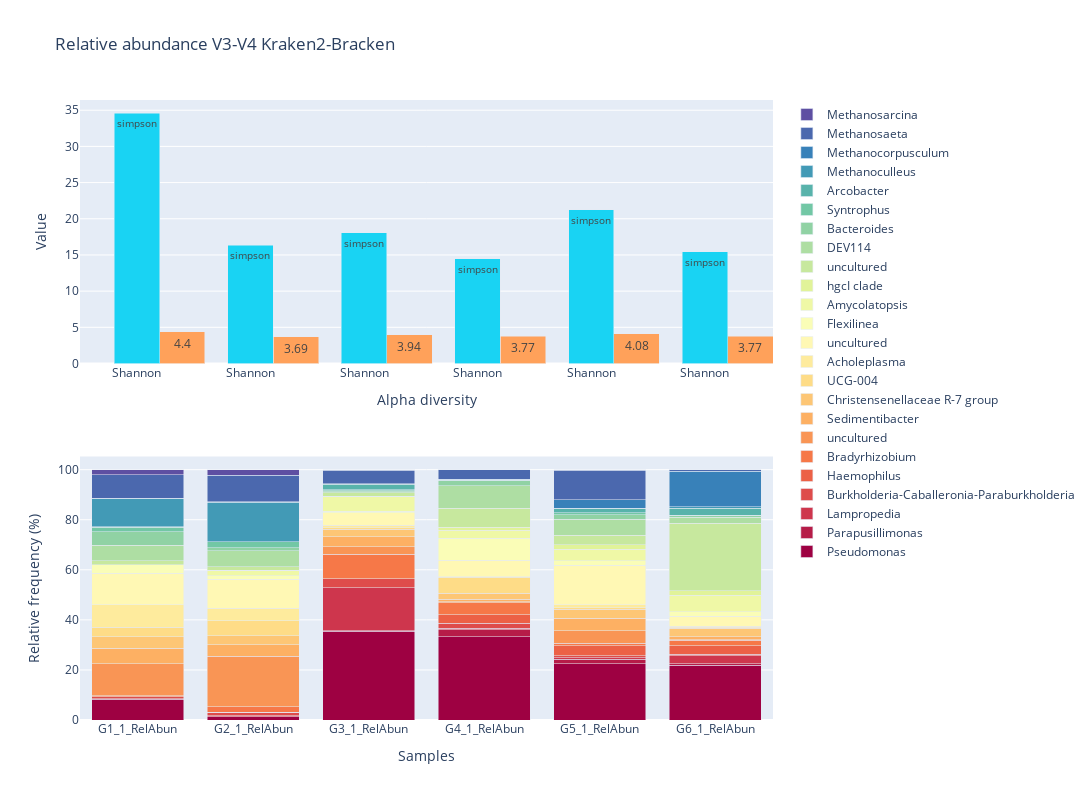

The notebook cell this image was saved under:
### Code cell
bracken_file_relative_abun=bracken_file.loc[:,"name":]
fig = make_subplots(rows=2, cols=1, shared_xaxes=False)

sample_names=bracken_file_relative_abun.iloc[:,1:].columns
bracken_file_relative_abun["name"] = bracken_file_relative_abun["name"].apply(lambda x:x.strip())

# Number of bars
num_bars = len(bracken_file_relative_abun["name"])

# Generate colors using a predefined colorscale (Viridis, Cividis, etc.)
colors = px.colors.sample_colorscale('spectral', np.linspace(0, 1, num_bars))

## Composition bars
for i in range(0, len(bracken_file_relative_abun["name"])):
        fig.add_bar(name=bracken_file_relative_abun.iloc[i,0].strip(),
                        x=sample_names,y=bracken_file_relative_abun.iloc[i,1:],
                        row=2, col=1, marker=dict(color=colors[i])
                    )

## Diversity bars
width=0.4
offset=0.2
y = alpha_data["shannon"].to_list()
x_values=np.linspace(1, len(y), len(y))
fig.add_bar(name="Shannon", x=x_values,y=y, showlegend=False,
                        row=1, col=1, width=width,offset=offset,
                        text=[str(i) for i in y], textangle=360,
                    )
fig.add_bar(name="Simpson",x=x_values, y=alpha_data["simpson_reciprocal"], showlegend=False,
                        row=1, col=1, width=width,
                        text="simpson", textangle=360,
                    )

fig.update_layout(barmode='stack',
    autosize=True,
    width=1200,
    height=800,
    title_text="Relative abundance V3-V4 Kraken2-Bracken"
    )


## Composition bars

fig.update_yaxes(title_text="Relative frequency (%)", row=2, col=1)
fig.update_xaxes(title_text="Samples", row=2, col=1)

## Diversity bars
fig.update_traces(dict(base='group'), row=1, col=1, overwrite=True)
fig.update_yaxes(dict(title_text="Value", tickmode="linear", tick0=0, dtick=5), row=1, col=1, overwrite=True)
fig.update_xaxes(title_text="Alpha diversity", row=1, col=1, tickvals=x_values ,ticktext=["Shannon"] * len(y))

#fig.write_image('kraken2_barplots.png', format='png')

### Figure 1 — Plotly figure (JSON) as saved in the notebook; plotly's stock layout.template omitted (floating-point values rounded to 4 significant figures)
{"data": [{"marker": {"color": "rgb(158, 1, 66)"}, "name": "Pseudomonas", "type": "bar", "x": ["G1_1_RelAbun", "G2_1_RelAbun", "G3_1_RelAbun", "G4_1_RelAbun", "G5_1_RelAbun", "G6_1_RelAbun"], "xaxis": "x2", "y": [8.204, 1.201, 35.37, 33.3, 22.39, 21.97], "yaxis": "y2"}, {"marker": {"color": "rgb(182, 28, 72)"}, "name": "Parapusillimonas", "type": "bar", "x": ["G1_1_RelAbun", "G2_1_RelAbun", "G3_1_RelAbun", "G4_1_RelAbun", "G5_1_RelAbun", "G6_1_RelAbun"], "xaxis": "x2", "y": [0.1888, 0.03241, 0.3436, 2.847, 1.849, 0.4522], "yaxis": "y2"}, {"marker": {"color": "rgb(206, 54, 77)"}, "name": "Lampropedia", "type": "bar", "x": ["G1_1_RelAbun", "G2_1_RelAbun", "G3_1_RelAbun", "G4_1_RelAbun", "G5_1_RelAbun", "G6_1_RelAbun"], "xaxis": "x2", "y": [0.01317, 0.4061, 17.07, 0.5384, 0.6527, 3.243], "yaxis": "y2"}, {"marker": {"color": "rgb(222, 76, 75)"}, "name": "Burkholderia-Caballeronia-Paraburkholderia", "type": "bar", "x": ["G1_1_RelAbun", "G2_1_RelAbun", "G3_1_RelAbun", "G4_1_RelAbun", "G5_1_RelAbun", "G6_1_RelAbun"], "xaxis": "x2", "y": [0.9338, 1.534, 3.658, 2.046, 0.8302, 0.557], "yaxis": "y2"}, {"marker": {"color": "rgb(236, 97, 70)"}, "name": "Haemophilus", "type": "bar", "x": ["G1_1_RelAbun", "G2_1_RelAbun", "G3_1_RelAbun", "G4_1_RelAbun", "G5_1_RelAbun", "G6_1_RelAbun"], "xaxis": "x2", "y": [0.005123, 0.0224, 0.02679, 3.407, 4.004, 3.513], "yaxis": "y2"}, {"marker": {"color": "rgb(246, 120, 72)"}, "name": "Bradyrhizobium", "type": "bar", "x": ["G1_1_RelAbun", "G2_1_RelAbun", "G3_1_RelAbun", "G4_1_RelAbun", "G5_1_RelAbun", "G6_1_RelAbun"], "xaxis": "x2", "y": [0.3337, 2.043, 9.728, 4.656, 0.9448, 2.095], "yaxis": "y2"}, {"marker": {"color": "rgb(249, 149, 85)"}, "name": "uncultured", "type": "bar", "x": ["G1_1_RelAbun", "G2_1_RelAbun", "G3_1_RelAbun", "G4_1_RelAbun", "G5_1_RelAbun", "G6_1_RelAbun"], "xaxis": "x2", "y": [12.77, 20.19, 3.038, 0.5333, 5.061, 0.289], "yaxis": "y2"}, {"marker": {"color": "rgb(253, 176, 99)"}, "name": "Sedimentibacter", "type": "bar", "x": ["G1_1_RelAbun", "G2_1_RelAbun", "G3_1_RelAbun", "G4_1_RelAbun", "G5_1_RelAbun", "G6_1_RelAbun"], "xaxis": "x2", "y": [6.147, 4.684, 4.006, 0.8621, 4.832, 1.134], "yaxis": "y2"}, {"marker": {"color": "rgb(253, 198, 117)"}, "name": "Christensenellaceae R-7 group", "type": "bar", "x": ["G1_1_RelAbun", "G2_1_RelAbun", "G3_1_RelAbun", "G4_1_RelAbun", "G5_1_RelAbun", "G6_1_RelAbun"], "xaxis": "x2", "y": [4.745, 3.614, 2.925, 2.424, 3.648, 3.431], "yaxis": "y2"}, {"marker": {"color": "rgb(254, 220, 135)"}, "name": "UCG-004", "type": "bar", "x": ["G1_1_RelAbun", "G2_1_RelAbun", "G3_1_RelAbun", "G4_1_RelAbun", "G5_1_RelAbun", "G6_1_RelAbun"], "xaxis": "x2", "y": [3.785, 5.84, 0.6568, 6.48, 0.6459, 0.3414], "yaxis": "y2"}, {"marker": {"color": "rgb(254, 235, 157)"}, "name": "Acholeplasma", "type": "bar", "x": ["G1_1_RelAbun", "G2_1_RelAbun", "G3_1_RelAbun", "G4_1_RelAbun", "G5_1_RelAbun", "G6_1_RelAbun"], "xaxis": "x2", "y": [8.916, 5.124, 0.927, 0.09923, 1.131, 0.4653], "yaxis": "y2"}, {"marker": {"color": "rgb(255, 248, 180)"}, "name": "uncultured", "type": "bar", "x": ["G1_1_RelAbun", "G2_1_RelAbun", "G3_1_RelAbun", "G4_1_RelAbun", "G5_1_RelAbun", "G6_1_RelAbun"], "xaxis": "x2", "y": [12.56, 11.6, 5.114, 6.548, 15.89, 3.877], "yaxis": "y2"}, {"marker": {"color": "rgb(250, 253, 183)"}, "name": "Flexilinea", "type": "bar", "x": ["G1_1_RelAbun", "G2_1_RelAbun", "G3_1_RelAbun", "G4_1_RelAbun", "G5_1_RelAbun", "G6_1_RelAbun"], "xaxis": "x2", "y": [3.335, 1.326, 0.5439, 8.951, 1.737, 1.976], "yaxis": "y2"}, {"marker": {"color": "rgb(239, 248, 166)"}, "name": "Amycolatopsis", "type": "bar", "x": ["G1_1_RelAbun", "G2_1_RelAbun", "G3_1_RelAbun", "G4_1_RelAbun", "G5_1_RelAbun", "G6_1_RelAbun"], "xaxis": "x2", "y": [0.0322, 2.158, 5.892, 3.027, 4.621, 6.402], "yaxis": "y2"}, {"marker": {"color": "rgb(225, 243, 153)"}, "name": "hgcI clade", "type": "bar", "x": ["G1_1_RelAbun", "G2_1_RelAbun", "G3_1_RelAbun", "G4_1_RelAbun", "G5_1_RelAbun", "G6_1_RelAbun"], "xaxis": "x2", "y": [0.02049, 0.01382, 0.03261, 1.226, 1.774, 1.799], "yaxis": "y2"}, {"marker": {"color": "rgb(199, 232, 158)"}, "name": "uncultured", "type": "bar", "x": ["G1_1_RelAbun", "G2_1_RelAbun", "G3_1_RelAbun", "G4_1_RelAbun", "G5_1_RelAbun", "G6_1_RelAbun"], "xaxis": "x2", "y": [1.545, 1.337, 1.515, 7.743, 3.766, 27.1], "yaxis": "y2"}, {"marker": {"color": "rgb(174, 222, 163)"}, "name": "DEV114", "type": "bar", "x": ["G1_1_RelAbun", "G2_1_RelAbun", "G3_1_RelAbun", "G4_1_RelAbun", "G5_1_RelAbun", "G6_1_RelAbun"], "xaxis": "x2", "y": [6.25, 6.557, 0.3948, 8.816, 6.404, 2.437], "yaxis": "y2"}, {"marker": {"color": "rgb(144, 210, 164)"}, "name": "Bacteroides", "type": "bar", "x": ["G1_1_RelAbun", "G2_1_RelAbun", "G3_1_RelAbun", "G4_1_RelAbun", "G5_1_RelAbun", "G6_1_RelAbun"], "xaxis": "x2", "y": [5.463, 1.168, 0.4099, 2.006, 1.787, 0.5354], "yaxis": "y2"}, {"marker": {"color": "rgb(114, 199, 165)"}, "name": "Syntrophus", "type": "bar", "x": ["G1_1_RelAbun", "G2_1_RelAbun", "G3_1_RelAbun", "G4_1_RelAbun", "G5_1_RelAbun", "G6_1_RelAbun"], "xaxis": "x2", "y": [1.852, 2.267, 0.3948, 0.1013, 0.7612, 0.08913], "yaxis": "y2"}, {"marker": {"color": "rgb(88, 179, 171)"}, "name": "Arcobacter", "type": "bar", "x": ["G1_1_RelAbun", "G2_1_RelAbun", "G3_1_RelAbun", "G4_1_RelAbun", "G5_1_RelAbun", "G6_1_RelAbun"], "xaxis": "x2", "y": [0.00805, 0.04386, 2.15, 0.1247, 1.583, 2.832], "yaxis": "y2"}, {"marker": {"color": "rgb(66, 154, 182)"}, "name": "Methanoculleus", "type": "bar", "x": ["G1_1_RelAbun", "G2_1_RelAbun", "G3_1_RelAbun", "G4_1_RelAbun", "G5_1_RelAbun", "G6_1_RelAbun"], "xaxis": "x2", "y": [11.31, 15.74, 0.0955, 0.3237, 0.3396, 0.654], "yaxis": "y2"}, {"marker": {"color": "rgb(56, 129, 185)"}, "name": "Methanocorpusculum", "type": "bar", "x": ["G1_1_RelAbun", "G2_1_RelAbun", "G3_1_RelAbun", "G4_1_RelAbun", "G5_1_RelAbun", "G6_1_RelAbun"], "xaxis": "x2", "y": [0.09367, 0.2055, 0.01747, 0.07837, 3.387, 14.17], "yaxis": "y2"}, {"marker": {"color": "rgb(75, 104, 174)"}, "name": "Methanosaeta", "type": "bar", "x": ["G1_1_RelAbun", "G2_1_RelAbun", "G3_1_RelAbun", "G4_1_RelAbun", "G5_1_RelAbun", "G6_1_RelAbun"], "xaxis": "x2", "y": [9.435, 10.64, 5.556, 3.83, 11.75, 0.6193], "yaxis": "y2"}, {"marker": {"color": "rgb(94, 79, 162)"}, "name": "Methanosarcina", "type": "bar", "x": ["G1_1_RelAbun", "G2_1_RelAbun", "G3_1_RelAbun", "G4_1_RelAbun", "G5_1_RelAbun", "G6_1_RelAbun"], "xaxis": "x2", "y": [2.062, 2.257, 0.1304, 0.0285, 0.2034, 0.01835], "yaxis": "y2"}, {"base": "group", "name": "Shannon", "offset": 0.2, "showlegend": false, "text": ["4.4", "3.69", "3.94", "3.77", "4.08", "3.77"], "textangle": 0, "type": "bar", "width": 0.4, "x": [1, 2, 3, 4, 5, 6], "xaxis": "x", "y": [4.4, 3.69, 3.94, 3.77, 4.08, 3.77], "yaxis": "y"}, {"base": "group", "name": "Simpson", "showlegend": false, "text": "simpson", "textangle": 0, "type": "bar", "width": 0.4, "x": [1, 2, 3, 4, 5, 6], "xaxis": "x", "y": [34.59, 16.35, 18.05, 14.49, 21.26, 15.41], "yaxis": "y"}], "layout": {"autosize": true, "barmode": "stack", "height": 800, "title": {"text": "Relative abundance V3-V4 Kraken2-Bracken"}, "width": 1200, "xaxis": {"anchor": "y", "domain": [0, 1], "ticktext": ["Shannon", "Shannon", "Shannon", "Shannon", "Shannon", "Shannon"], "tickvals": [1, 2, 3, 4, 5, 6], "title": {"text": "Alpha diversity"}}, "xaxis2": {"anchor": "y2", "domain": [0, 1], "title": {"text": "Samples"}}, "yaxis": {"anchor": "x", "domain": [0.575, 1], "dtick": 5, "tick0": 0, "tickmode": "linear", "title": {"text": "Value"}}, "yaxis2": {"anchor": "x2", "domain": [0, 0.425], "title": {"text": "Relative frequency (%)"}}}}
